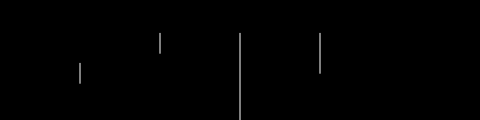
Frame 1 (no input)
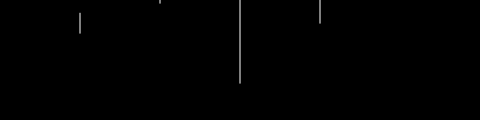
Frame 60 (no input)
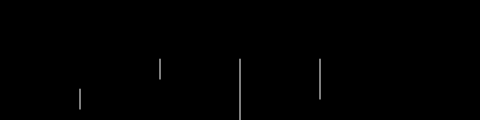
Frame 120 (the mouse pressed at the canvas centre since frame 60)

The p5.js sketch that drew these frames (run headless with seeded random() and noise() and a simulated clock; from frame 60 on, the mouse is pressed at the canvas centre):

// p5.js sketch
// ── sketch.js
var x = 80;
var y = 60;
var speed = 3.3;


function setup() {
  createCanvas(480, 120);
}

function draw() {
  background(0);
  currentTime = millis ();
  if (currentTime < 5000) {
     y += speed;
    if (y > height) {
        y = 0;
      }
    stroke(255);
      line(x, y, x, y+20);
      line(2*x, y-30, 2*x, y+20-30);
      line(3*x, y-30, 3*x, y+20+50);
      line(4*x, y-30, 4*x, y+20-10);
  } else {
/*    y = y;
      if (y > height) {
          y = 20;
}*/
fill(255, 255, 0);
noStroke()
ellipse(width/2, y, 60, 60);
}
}
